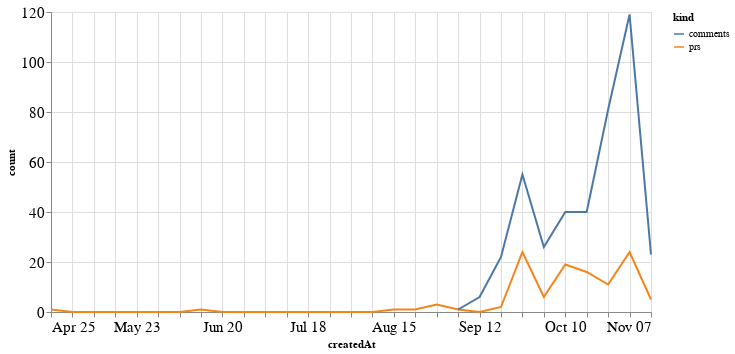

The notebook cell this image was saved under:
### Code cell
alt.Chart(total_time, width=600).mark_line().encode(
    x='createdAt',
    y='count',
    color='kind'
)

### Figure 1 — Vega-Lite specification as saved in the notebook (floating-point values rounded to 4 significant figures)
{"config": {"axisLeft": {"labelFontSize": 15}, "axisBottom": {"labelFontSize": 15}}, "data": {"name": "data-fb3aba6a12a4f4fdd91a7cd78af5895b"}, "mark": "line", "encoding": {"color": {"type": "nominal", "field": "kind"}, "x": {"type": "temporal", "field": "createdAt"}, "y": {"type": "quantitative", "field": "count"}}, "width": 600, "$schema": "https://vega.github.io/schema/vega-lite/v4.8.1.json", "datasets": {"data-fb3aba6a12a4f4fdd91a7cd78af5895b": [{"createdAt": "2021-04-25T00:00:00", "kind": "prs", "count": 1.0}, {"createdAt": "2021-05-02T00:00:00", "kind": "prs", "count": 0.0}, {"createdAt": "2021-05-09T00:00:00", "kind": "prs", "count": 0.0}, {"createdAt": "2021-05-16T00:00:00", "kind": "prs", "count": 0.0}, {"createdAt": "2021-05-23T00:00:00", "kind": "prs", "count": 0.0}, {"createdAt": "2021-05-30T00:00:00", "kind": "prs", "count": 0.0}, {"createdAt": "2021-06-06T00:00:00", "kind": "prs", "count": 0.0}, {"createdAt": "2021-06-13T00:00:00", "kind": "prs", "count": 1.0}, {"createdAt": "2021-06-20T00:00:00", "kind": "prs", "count": 0.0}, {"createdAt": "2021-06-27T00:00:00", "kind": "prs", "count": 0.0}, {"createdAt": "2021-07-04T00:00:00", "kind": "prs", "count": 0.0}, {"createdAt": "2021-07-11T00:00:00", "kind": "prs", "count": 0.0}, {"createdAt": "2021-07-18T00:00:00", "kind": "prs", "count": 0.0}, {"createdAt": "2021-07-25T00:00:00", "kind": "prs", "count": 0.0}, {"createdAt": "2021-08-01T00:00:00", "kind": "prs", "count": 0.0}, {"createdAt": "2021-08-08T00:00:00", "kind": "prs", "count": 0.0}, {"createdAt": "2021-08-15T00:00:00", "kind": "prs", "count": 1.0}, {"createdAt": "2021-08-22T00:00:00", "kind": "prs", "count": 1.0}, {"createdAt": "2021-08-29T00:00:00", "kind": "prs", "count": 3.0}, {"createdAt": "2021-09-05T00:00:00", "kind": "prs", "count": 1.0}, {"createdAt": "2021-09-12T00:00:00", "kind": "prs", "count": 0.0}, {"createdAt": "2021-09-19T00:00:00", "kind": "prs", "count": 2.0}, {"createdAt": "2021-09-26T00:00:00", "kind": "prs", "count": 24.0}, {"createdAt": "2021-10-03T00:00:00", "kind": "prs", "count": 6.0}, {"createdAt": "2021-10-10T00:00:00", "kind": "prs", "count": 19.0}, {"createdAt": "2021-10-17T00:00:00", "kind": "prs", "count": 16.0}, {"createdAt": "2021-10-24T00:00:00", "kind": "prs", "count": 11.0}, {"createdAt": "2021-10-31T00:00:00", "kind": "prs", "count": 24.0}, {"createdAt": "2021-11-07T00:00:00", "kind": "prs", "count": 5.0}, {"createdAt": "2021-04-25T00:00:00", "kind": "comments", "count": null}, {"createdAt": "2021-05-02T00:00:00", "kind": "comments", "count": null}, {"createdAt": "2021-05-09T00:00:00", "kind": "comments", "count": null}, {"createdAt": "2021-05-16T00:00:00", "kind": "comments", "count": null}, {"createdAt": "2021-05-23T00:00:00", "kind": "comments", "count": null}, {"createdAt": "2021-05-30T00:00:00", "kind": "comments", "count": null}, {"createdAt": "2021-06-06T00:00:00", "kind": "comments", "count": null}, {"createdAt": "2021-06-13T00:00:00", "kind": "comments", "count": null}, {"createdAt": "2021-06-20T00:00:00", "kind": "comments", "count": null}, {"createdAt": "2021-06-27T00:00:00", "kind": "comments", "count": null}, {"createdAt": "2021-07-04T00:00:00", "kind": "comments", "count": null}, {"createdAt": "2021-07-11T00:00:00", "kind": "comments", "count": null}, {"createdAt": "2021-07-18T00:00:00", "kind": "comments", "count": null}, {"createdAt": "2021-07-25T00:00:00", "kind": "comments", "count": null}, {"createdAt": "2021-08-01T00:00:00", "kind": "comments", "count": null}, {"createdAt": "2021-08-08T00:00:00", "kind": "comments", "count": null}, {"createdAt": "2021-08-15T00:00:00", "kind": "comments", "count": null}, {"createdAt": "2021-08-22T00:00:00", "kind": "comments", "count": null}, {"createdAt": "2021-08-29T00:00:00", "kind": "comments", "count": null}, {"createdAt": "2021-09-05T00:00:00", "kind": "comments", "count": 1.0}, {"createdAt": "2021-09-12T00:00:00", "kind": "comments", "count": 6.0}, {"createdAt": "2021-09-19T00:00:00", "kind": "comments", "count": 22.0}, {"createdAt": "2021-09-26T00:00:00", "kind": "comments", "count": 55.0}, {"createdAt": "2021-10-03T00:00:00", "kind": "comments", "count": 26.0}, {"createdAt": "2021-10-10T00:00:00", "kind": "comments", "count": 40.0}, {"createdAt": "2021-10-17T00:00:00", "kind": "comments", "count": 40.0}, {"createdAt": "2021-10-24T00:00:00", "kind": "comments", "count": 81.0}, {"createdAt": "2021-10-31T00:00:00", "kind": "comments", "count": 119.0}, {"createdAt": "2021-11-07T00:00:00", "kind": "comments", "count": 23.0}]}}
